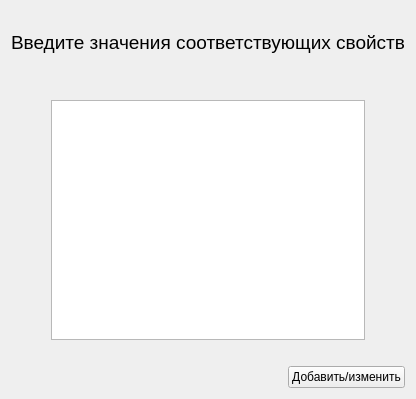
<?xml version="1.0" encoding="UTF-8"?>
<ui version="4.0">
 <class>addEditForm</class>
 <widget class="QWidget" name="addEditForm">
  <property name="geometry">
   <rect>
    <x>0</x>
    <y>0</y>
    <width>411</width>
    <height>399</height>
   </rect>
  </property>
  <property name="windowTitle">
   <string>Добавить/изменить запись</string>
  </property>
  <property name="windowOpacity">
   <double>1.000000000000000</double>
  </property>
  <layout class="QVBoxLayout" name="verticalLayout">
   <item>
    <spacer name="verticalSpacer_3">
     <property name="orientation">
      <enum>Qt::Vertical</enum>
     </property>
     <property name="sizeType">
      <enum>QSizePolicy::Fixed</enum>
     </property>
     <property name="sizeHint" stdset="0">
      <size>
       <width>20</width>
       <height>20</height>
      </size>
     </property>
    </spacer>
   </item>
   <item>
    <widget class="QLabel" name="label">
     <property name="font">
      <font>
       <pointsize>14</pointsize>
      </font>
     </property>
     <property name="text">
      <string>Введите значения соответствующих свойств</string>
     </property>
     <property name="alignment">
      <set>Qt::AlignCenter</set>
     </property>
    </widget>
   </item>
   <item>
    <spacer name="verticalSpacer_2">
     <property name="orientation">
      <enum>Qt::Vertical</enum>
     </property>
     <property name="sizeType">
      <enum>QSizePolicy::Fixed</enum>
     </property>
     <property name="sizeHint" stdset="0">
      <size>
       <width>20</width>
       <height>40</height>
      </size>
     </property>
    </spacer>
   </item>
   <item>
    <layout class="QHBoxLayout" name="horizontalLayout_2">
     <item>
      <spacer name="horizontalSpacer_2">
       <property name="orientation">
        <enum>Qt::Horizontal</enum>
       </property>
       <property name="sizeType">
        <enum>QSizePolicy::Fixed</enum>
       </property>
       <property name="sizeHint" stdset="0">
        <size>
         <width>40</width>
         <height>20</height>
        </size>
       </property>
      </spacer>
     </item>
     <item>
      <widget class="QTableWidget" name="tableWidget">
       <property name="font">
        <font>
         <pointsize>12</pointsize>
        </font>
       </property>
       <attribute name="horizontalHeaderVisible">
        <bool>false</bool>
       </attribute>
       <attribute name="horizontalHeaderMinimumSectionSize">
        <number>80</number>
       </attribute>
      </widget>
     </item>
     <item>
      <spacer name="horizontalSpacer">
       <property name="orientation">
        <enum>Qt::Horizontal</enum>
       </property>
       <property name="sizeType">
        <enum>QSizePolicy::Fixed</enum>
       </property>
       <property name="sizeHint" stdset="0">
        <size>
         <width>40</width>
         <height>20</height>
        </size>
       </property>
      </spacer>
     </item>
    </layout>
   </item>
   <item>
    <spacer name="verticalSpacer">
     <property name="orientation">
      <enum>Qt::Vertical</enum>
     </property>
     <property name="sizeType">
      <enum>QSizePolicy::Fixed</enum>
     </property>
     <property name="sizeHint" stdset="0">
      <size>
       <width>20</width>
       <height>20</height>
      </size>
     </property>
    </spacer>
   </item>
   <item>
    <layout class="QHBoxLayout" name="horizontalLayout">
     <item>
      <widget class="QLabel" name="statusLabel">
       <property name="text">
        <string/>
       </property>
      </widget>
     </item>
     <item>
      <spacer name="horizontalSpacer_3">
       <property name="orientation">
        <enum>Qt::Horizontal</enum>
       </property>
       <property name="sizeHint" stdset="0">
        <size>
         <width>40</width>
         <height>20</height>
        </size>
       </property>
      </spacer>
     </item>
     <item>
      <widget class="QPushButton" name="addEditButton">
       <property name="text">
        <string>Добавить/изменить</string>
       </property>
      </widget>
     </item>
    </layout>
   </item>
  </layout>
 </widget>
 <resources/>
 <connections/>
</ui>
